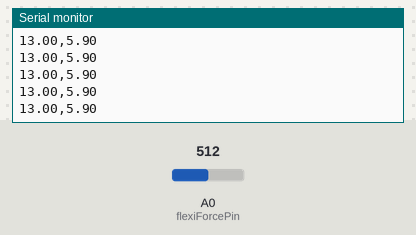
The sketch below on a simulated Arduino Uno, built with avr-gcc and run on an emulated ATmega328P. Shown: the last lines printed to the serial monitor. Inputs (shaded band) come from the test bench; at power-on: A0 (flexiForcePin) = 512.

Above: at 1.2 s.
1.3 s: A0 (flexiForcePin) set to 716
At 1.34 s:
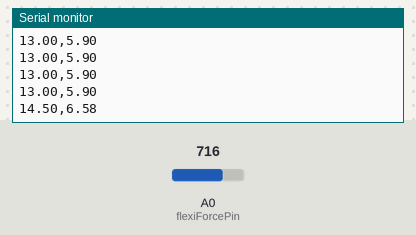
2.8 s: A0 (flexiForcePin) set to 900
At 2.88 s:
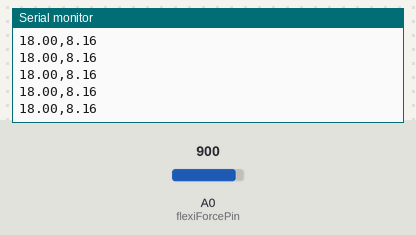
Timing chart, 0 to 5.8 s (numbered marks = the images above; inputs shaded):
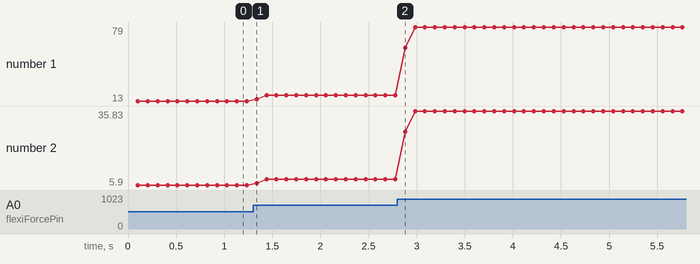

The sketch:

Flesx_test.ino
```cpp
//#define DEBUG true
#define plotCSV

int flexiForcePin = A0; //analog pin 0
float flexiForceReading = 0;
float Voltage_Reading = 0.0;
float Weight_lbs = 0.0;
float final_Weight_lbs = 0.0;
float final_Weight_kgs = 0.0;
int16_t buf[10] = {0};
float avgValue = 0;

void setup()
{
  Serial.begin(9600);
  pinMode(A0, INPUT);
}

void loop()
{
  avgValue = 0;
  for (int i = 0; i < 10; i++)
  {
    flexiForceReading = analogRead(flexiForcePin);
    Voltage_Reading = (flexiForceReading / 1024) * 4777;
    if (Voltage_Reading <= 3600)
    {
      Weight_lbs = mapfloat(Voltage_Reading, 3600, 0, 20, 0);
    }
    else
      Weight_lbs = mapfloat(Voltage_Reading, 4400, 3600, 100, 20);
    buf[i] = Voltage_Reading;
    buf[i] = Weight_lbs;
    avgValue += buf[i];
    //#ifdef DEBUG
    //    Serial.print(Voltage_Reading);
    //    Serial.print("\t");
    //    Serial.print(buf[i]);
    //    Serial.println("\t");
    //#endif
    delay(10);
  }
  final_Weight_lbs = (avgValue / 10);
  final_Weight_kgs = final_Weight_lbs * 0.45359237;

  //#ifdef DEBUG
  //  Serial.print("\n");
  //  Serial.print(final_Weight_lbs);
  //  Serial.print("\t");
  //  Serial.println(final_Weight_kgs);
  //  Serial.print("\n");
  //#endif

#ifdef plotCSV
  Serial.print(final_Weight_lbs);
  Serial.print(",");
  Serial.println(final_Weight_kgs);
#endif

  delay(0); //just here to slow down the output for easier reading
}

float mapfloat(float x, float in_min, float in_max, float out_min, float out_max)
{
  return (x - in_min) * (out_max - out_min) / (in_max - in_min) + out_min;
}
```

Measured:
- after the input at 1.3 s, the serial monitor: prints a new line at once (image 1)
- plotted number 1: 13 → 18 after the input at 1.3 s, 18 → 79 after the input at 2.8 s
- plotted number 2: 5.9 → 8.16 after the input at 1.3 s, 8.16 → 35 after the input at 2.8 s
